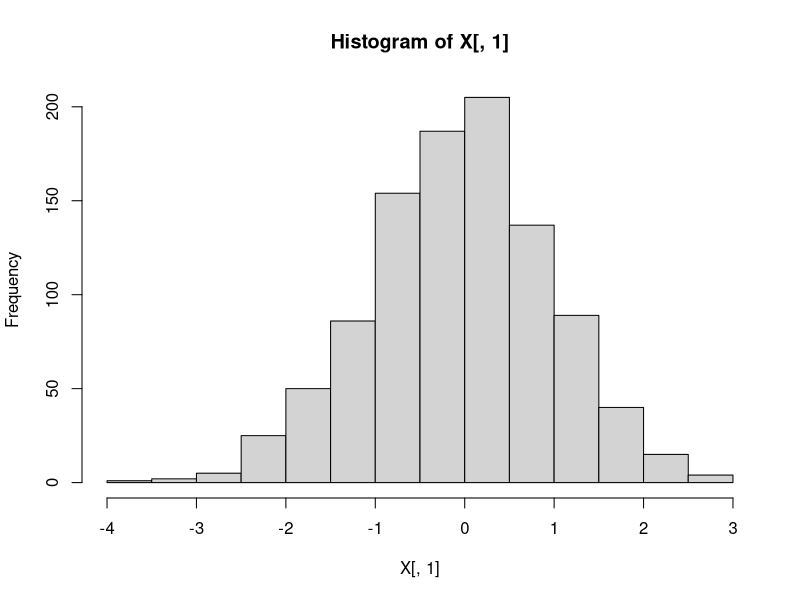
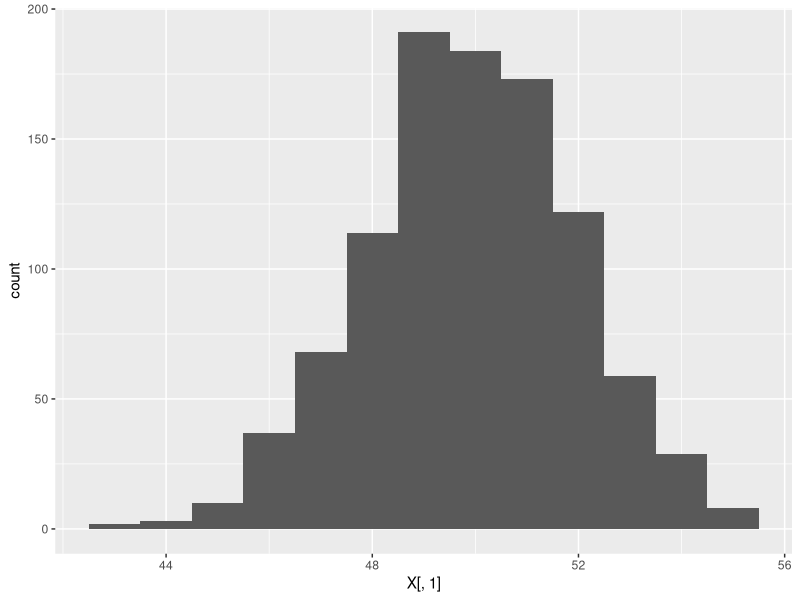
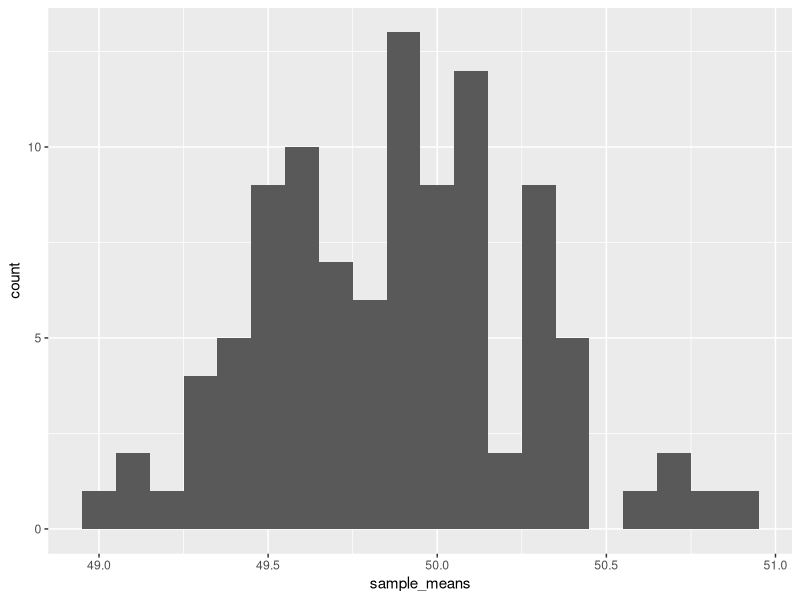
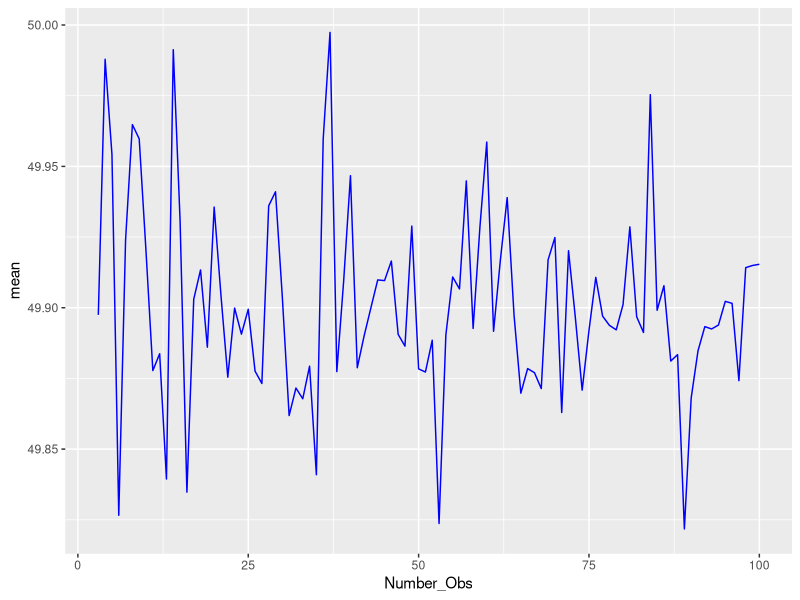
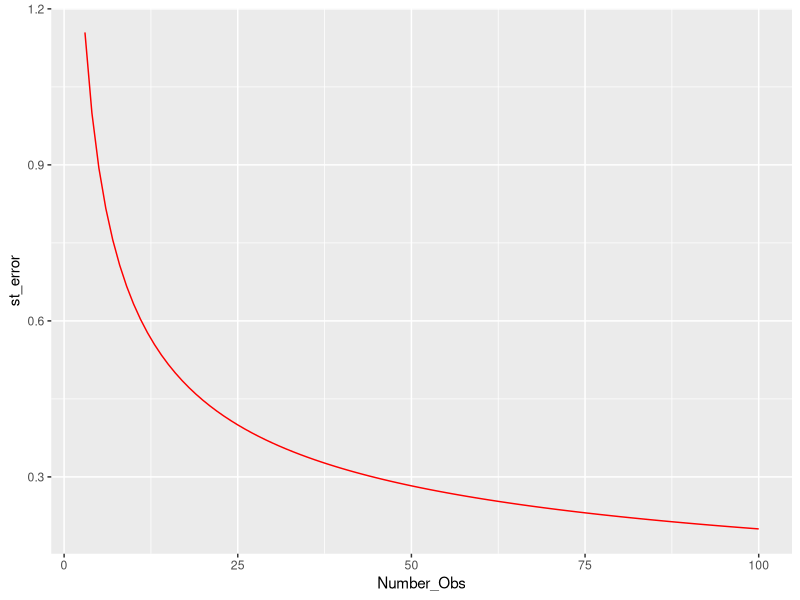

Generate these figures, in order, with R:
## ---- chunk 1
knitr::opts_chunk$set(echo = TRUE)
## ---- chunk 2

library(dplyr)
library(plyr)
library(tidyr)
library(ggplot2)
library(reshape2)


#setwd("C:/Users/jlariv/OneDrive/Econ 404/")
#mydata <- read.csv("oj.csv")
#colnames(mydata)[1-17]
X <- NULL
# Create a variable n which is the number of observations we'll look at.  
n = 1000

#The variable p will be the width of that variable.  
p = 2

#rnorm generates a random draw from a standard normal distribution.
X = matrix(rnorm(n*p), n, p)

# This lets us look at the data
head(X)
# Histogram of the first column.  We can see that it looks like a bell curve
hist(X[,1])

#NOTE: if you wanted to draw from something with a non-zero mean and more interesting variance that's: rnorm(n*p)*st_dev + mu
st_dev <- 2
mu <- 50

X[,1] <- X[,1]*st_dev + mu
X <-data.frame(X)
ggplot(X,aes(X[,1])) + geom_histogram(binwidth=1)
# Base R version: hist(X[,1])

# So Jacob made this data up.  We know that the mean is 50.  There is a really nice function in R called "sample" which lets us take a random sub sample of our data say I'd like to take a sample of 25 observations 
obs = 25
total_samps = 100
#sample_means = matrix(0, total_samps, 1)
sample_means = rep(0,total_samps)

for (i in 1:total_samps) {
subsample <- c(sample(X[,1], obs))
sample_means[i] = mean(subsample)
}

sample_means <-data.frame(sample_means)
ggplot(sample_means,aes(sample_means)) + geom_histogram(binwidth=.1)
st_err <- st_dev/(obs^.5)

#hist(sample_means)
summary(sample_means)

#Create a vector which increments up from an initial value to 100 by one
obs_0 = 3
obs_max = 100
obs_vec <- seq(obs_0, obs_max, 1)
obs_count <- length(obs_vec)

#Create dataframe to store our observations
sim_power = matrix(0, obs_count, 3)
sim_power[,1]<-obs_vec
sim_power <- data.frame(sim_power)
colnames(sim_power) <- c("Number_Obs","mean","st_error")
#Reset sample_means
sample_means <- NULL
sample_means = rep(0,total_samps)

for (j in 1:obs_count) {
  for (i in 1:total_samps) {
  subsample <- c(sample(X[,1], sim_power[j,1]))
  sample_means[i] = mean(subsample)
  }
  sim_power[j,2] <- mean(sample_means)
  sim_power[j,3] <- st_dev/(sim_power[j,1]^.5)
}


ggplot(sim_power, aes(Number_Obs)) + geom_line(aes(y=mean),colour = "blue") 
ggplot(sim_power, aes(Number_Obs)) + geom_line(aes(y=st_error),colour = "red")


# Question: Take a normal distribution with mu = 10 and variance of 9 (e.g., standard deviation of 3).  Simulate a population of 10,000.  What is the sample size needed to make the standard error of the sample mean sufficiently small so that no more than 5% of the sample means are less 9?
obs = 25
n = 10000
X = matrix(rnorm(n*p) * 3+10, n, p)
sample_means = rep(0,total_samps)

total_samps = 100
sample_means = rep(0,total_samps)

for (i in 1:total_samps) {
subsample <- c(sample(X[,1], obs))
sample_means[i] = mean(subsample)
}

count(sample_means < 9) / total_samps

  
  


